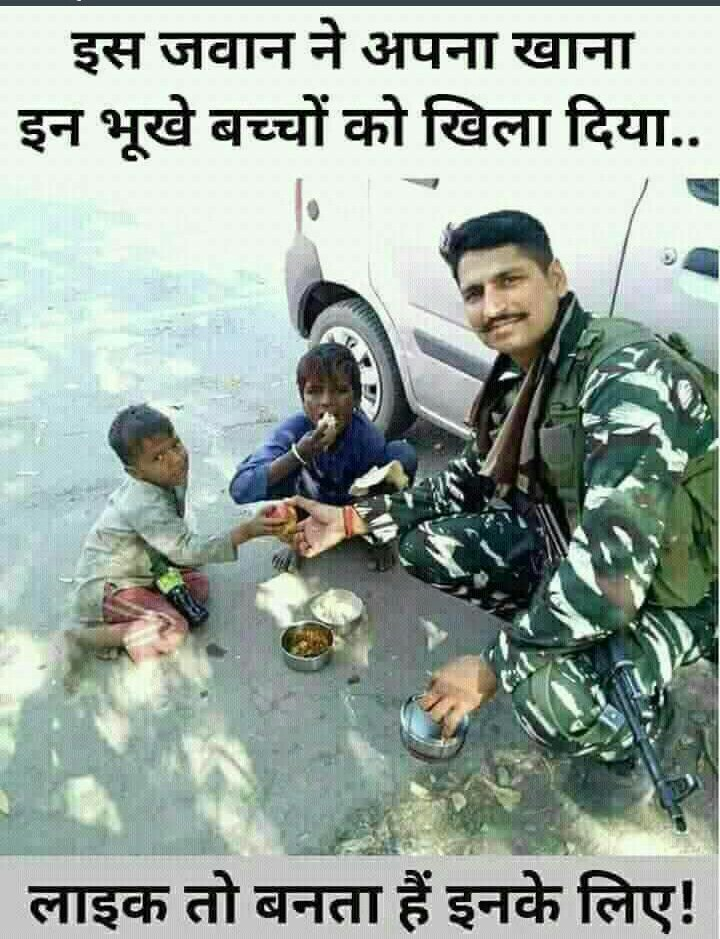
#> input picture lsh/11.png, 720 x 939 px
$ python histsimilar.py   (Python 2 division)
#> lines starting #> are read from the running program, lines starting #| are printed output that depends on the picture
#!/usr/bin/python
# -*- coding: utf-8 -*-

import Image

def make_regalur_image(img, size = (256, 256)):
    return img.resize(size).convert('RGB')

def split_image(img, part_size = (64, 64)):
    w, h = img.size
    pw, ph = part_size

    assert w % pw == h % ph == 0

    return [img.crop((i, j, i+pw, j+ph)).copy() \
                for i in xrange(0, w, pw) \
                for j in xrange(0, h, ph)]

def hist_similar(lh, rh):
    assert len(lh) == len(rh)
    return sum(1 - (0 if l == r else float(abs(l - r))/max(l, r)) for l, r in zip(lh, rh))/len(lh)

def calc_similar(li, ri):
#    return hist_similar(li.histogram(), ri.histogram())
    return sum(hist_similar(l.histogram(), r.histogram()) for l, r in zip(split_image(li), split_image(ri))) / 16.0


def calc_similar_by_path(lf, rf):
#> called with lf = '11.png', rf = '22.png'
    li, ri = make_regalur_image(Image.open(lf)), make_regalur_image(Image.open(rf))
#> in make_regalur_image, `return img.resize(size).convert('RGB')`:
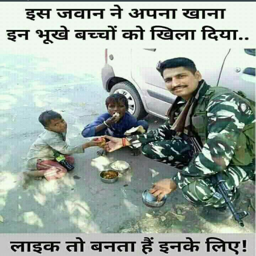
#> returned value: PIL image 256x256 RGB; mean R, G, B 154.4, 167.1, 158.8
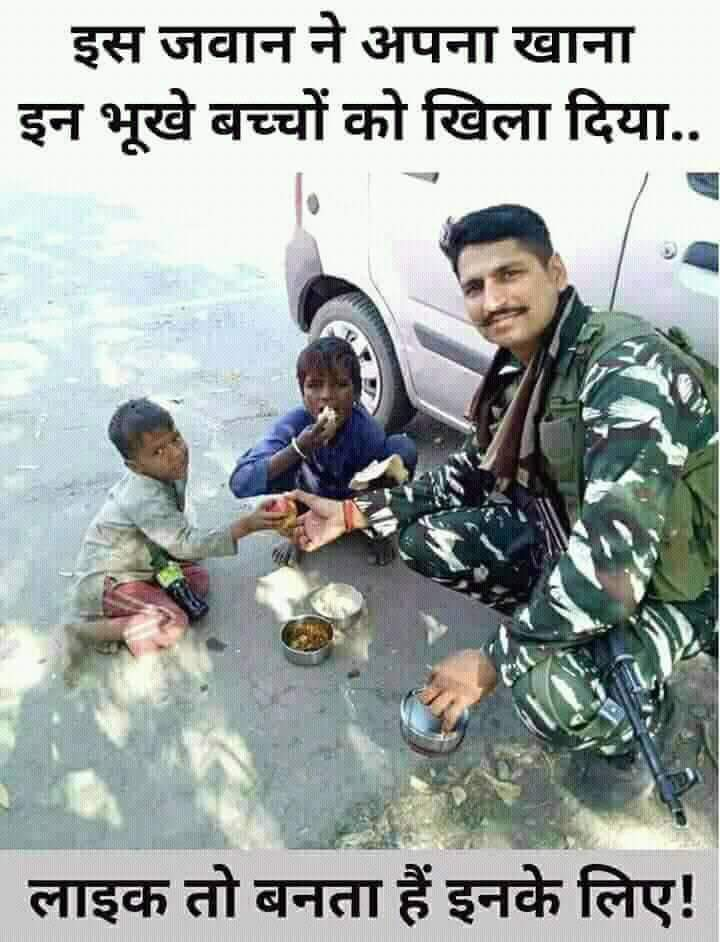
#> input picture lsh/22.png, 720 x 942 px
#> call 2 of make_regalur_image, with size = (256, 256)
#> in make_regalur_image (call 2), `return img.resize(size).convert('RGB')`:
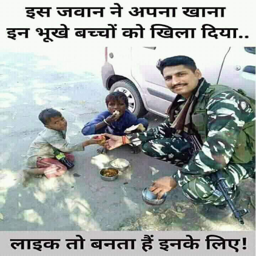
#> returned value: PIL image 256x256 RGB; mean R, G, B 162, 168.6, 166.3
    return calc_similar(li, ri)

def make_doc_data(lf, rf):
    li, ri = make_regalur_image(Image.open(lf)), make_regalur_image(Image.open(rf))
    li.save(lf + '_regalur.png')
    ri.save(rf + '_regalur.png')
    fd = open('stat.csv', 'w')
    fd.write('\n'.join(l + ',' + r for l, r in zip(map(str, li.histogram()), map(str, ri.histogram()))))
#    print >>fd, '\n'
#    fd.write(','.join(map(str, ri.histogram())))
    fd.close()
    import ImageDraw
    li = li.convert('RGB')
    draw = ImageDraw.Draw(li)
    for i in xrange(0, 256, 64):
        draw.line((0, i, 256, i), fill = '#ff0000')
        draw.line((i, 0, i, 256), fill = '#ff0000')
    li.save(lf + '_lines.png')


if __name__ == '__main__':
    print calc_similar_by_path('11.png', '22.png')
